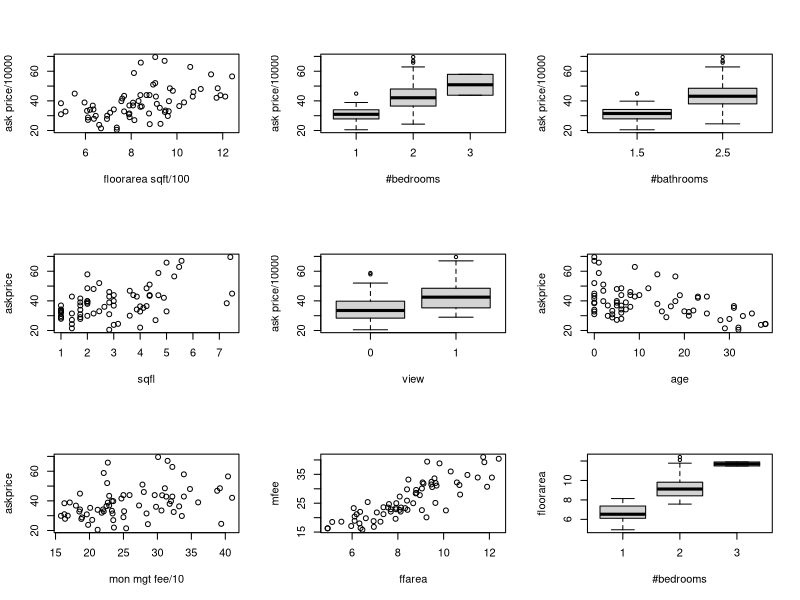
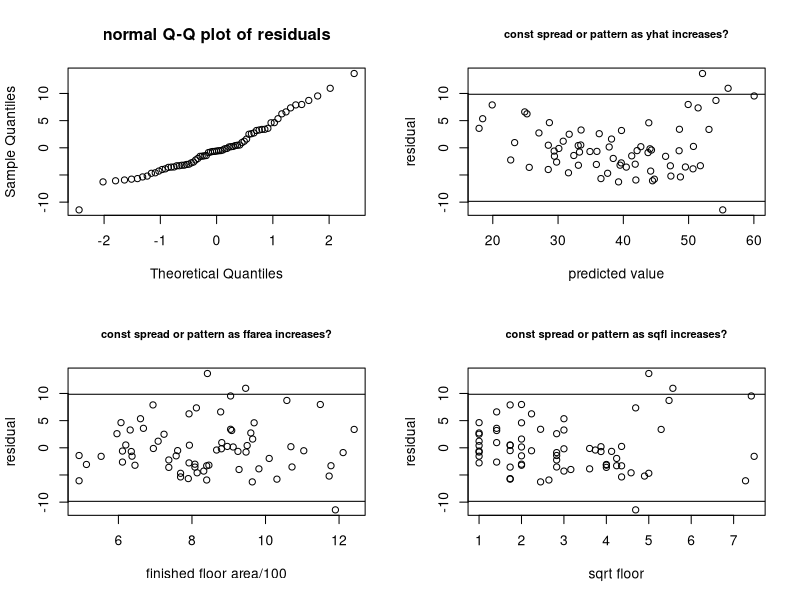

These figures' R source, in order:
# Multiple regression equations and diagnostics: Burnaby condo data
# Initial plots, regression with different subsets, residual plots

b=read.table("burnabycondo.txt",header=T,skip=2) # data frame
print(names(b))
# [1] "MLS"      "askprice" "ffarea"   "beds"     "baths"    "floor"   
# [7] "view"     "age"      "mfee"     "region"  
b=b[,2:9] # exclude non-quantitative variables
b$askprice=b$askprice/10000   # scale some variables
b$ffarea=b$ffarea/100
b$mfee=b$mfee/10
b$sqfl=sqrt(b$floor)
attach(b)   # attach data frame so that variables can be access without $
options(digits=3)
print(cor(b)) # correlation matrix of quantitative variables
par(mfrow=c(3,3))  # 3x3 grid of subplots
# some pairwise plots (scatterplots or side-by-side boxplots)
plot(ffarea,askprice,xlab="floorarea sqft/100",ylab="ask price/10000")
plot(factor(beds),askprice,xlab="#bedrooms",ylab="ask price/10000")
plot(factor(baths),askprice,xlab="#bathrooms",ylab="ask price/10000")
plot(sqfl,askprice)
plot(factor(view),askprice,xlab="view",ylab="ask price/10000")
plot(age,askprice)
plot(mfee,askprice,xlab="mon mgt fee/10")
plot(ffarea,mfee)
plot(factor(beds),ffarea,xlab="#bedrooms",ylab="floorarea")

options(digits=6)
bur7=lm(askprice~ ffarea+beds+baths+sqfl+view+age+mfee)
summ7=summary(bur7); sigma7=summ7$sigma  # estimated residual SD
# see  Appendix, Section 7, page 13, for explanations/definitions
# of quantities in the regression output
print(summ7)
pred=predict(bur7) # predicted values from regression equation 
res=resid(bur7)    # residuals
# residual plots
par(mfrow=c(2,2)) # 2x2 grid of subplots
qqnorm(res,main="normal Q-Q plot of residuals")
plot(pred,res,xlab="predicted value",ylab="residual")
abline(h=2*sigma7); abline(h=-2*sigma7)
title("const spread or pattern as yhat increases?",cex.main=0.8)
plot(ffarea,res,xlab="finished floor area/100",ylab="residual")
abline(h=2*sigma7); abline(h=-2*sigma7)
title("const spread or pattern as ffarea increases?",cex.main=0.8)
plot(sqfl,res,xlab="sqrt floor",ylab="residual")
abline(h=2*sigma7); abline(h=-2*sigma7)
title("const spread or pattern as sqfl increases?",cex.main=0.8)

# subsets of explanatory variables (models to be compared)
bur2=lm(askprice~ ffarea+sqfl)
print(summary(bur2))

bur3=lm(askprice~ ffarea+sqfl+age)
print(summary(bur3))

bur4=lm(askprice~ ffarea+sqfl+age+beds)
print(summary(bur4))

detach(b)
